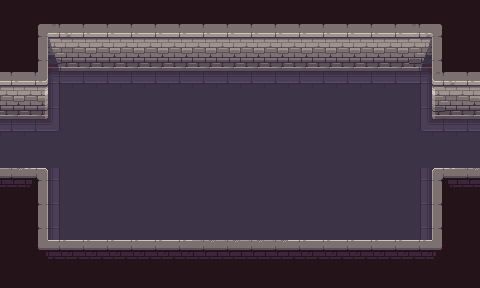

Below is a game level as drawn by its tile map, then a one-line description and the .tmx file that defines it, in full:
An orthogonal 20x12 tile map with 24x24 px tiles, 2 tile layers (图块层 1, Wall), 2 tilesets.

<map version="1.10" tiledversion="1.11.2" orientation="orthogonal" renderorder="right-down" width="20" height="12" tilewidth="24" tileheight="24" infinite="0" nextlayerid="3" nextobjectid="1">
 <tileset firstgid="1" source="../Base.tsx" />
 <tileset firstgid="106" source="../Air.tsx" />
 <layer id="1" name="图块层 1" width="20" height="12">
  <data encoding="csv">
101,101,101,101,101,101,5,5,5,5,5,5,5,5,5,101,101,101,101,101,
101,18,19,20,20,20,20,20,20,20,20,20,20,20,20,20,20,26,27,101,
101,63,34,40,40,40,40,40,35,35,35,35,35,40,40,40,40,41,42,101,
20,21,37,50,50,50,50,50,50,50,50,50,50,50,50,50,50,38,24,25,
35,36,64,68,68,68,68,68,68,83,83,68,68,68,68,68,68,71,39,40,
55,55,52,68,68,68,68,83,83,68,68,68,68,68,68,68,68,53,54,54,
70,70,70,68,68,68,83,83,68,70,70,70,70,70,70,70,70,70,70,70,
85,81,64,68,68,68,83,83,83,68,68,68,68,68,68,68,68,71,84,85,
101,63,64,68,68,68,68,68,83,83,83,68,68,68,68,68,68,71,42,101,
101,63,64,68,68,68,68,68,68,68,68,68,68,68,68,68,68,71,42,101,
101,96,97,97,97,97,97,97,80,80,80,80,97,97,97,97,97,97,99,101,
101,101,101,101,101,101,101,5,5,5,5,5,5,101,101,101,101,101,101,101
</data>
 </layer>
 <layer id="2" name="Wall" width="20" height="12" opacity="0">
  <data encoding="csv">
0,0,0,0,0,0,0,0,0,0,0,0,0,0,0,0,0,0,0,0,
0,106,106,106,106,106,106,106,106,106,106,106,106,106,106,106,106,106,106,0,
0,106,0,0,0,0,0,0,0,0,0,0,0,0,0,0,0,0,106,0,
106,106,0,0,0,0,0,0,0,0,0,0,0,0,0,0,0,0,106,106,
0,0,0,0,0,0,0,0,0,0,0,0,0,0,0,0,0,0,0,0,
0,0,0,0,0,0,0,0,0,0,0,0,0,0,0,0,0,0,0,0,
0,0,0,0,0,0,0,0,0,0,0,0,0,0,0,0,0,0,0,0,
106,106,0,0,0,0,0,0,0,0,0,0,0,0,0,0,0,0,106,106,
0,106,0,0,0,0,0,0,0,0,0,0,0,0,0,0,0,0,106,0,
0,106,0,0,0,0,0,0,0,0,0,0,0,0,0,0,0,0,106,0,
0,106,106,106,106,106,106,106,106,106,106,106,106,106,106,106,106,106,106,0,
0,0,0,0,0,0,0,0,0,0,0,0,0,0,0,0,0,0,0,0
</data>
 </layer>
</map>
